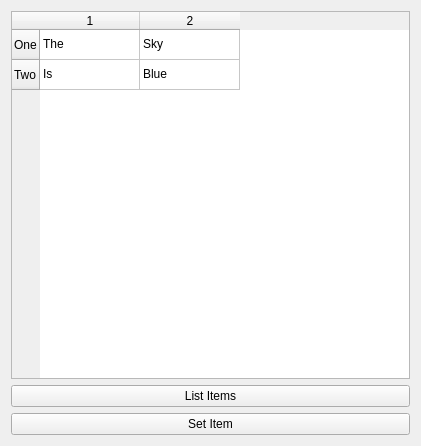
<?xml version="1.0" encoding="UTF-8"?>
<ui version="4.0">
 <class>Widget</class>
 <widget class="QWidget" name="Widget">
  <property name="geometry">
   <rect>
    <x>0</x>
    <y>0</y>
    <width>421</width>
    <height>446</height>
   </rect>
  </property>
  <property name="windowTitle">
   <string>Widget</string>
  </property>
  <layout class="QVBoxLayout" name="verticalLayout">
   <item>
    <widget class="QTableWidget" name="tableWidget">
     <row>
      <property name="text">
       <string>One</string>
      </property>
     </row>
     <row>
      <property name="text">
       <string>Two</string>
      </property>
     </row>
     <column/>
     <column/>
     <item row="0" column="0">
      <property name="text">
       <string>The</string>
      </property>
     </item>
     <item row="0" column="1">
      <property name="text">
       <string>Sky</string>
      </property>
     </item>
     <item row="1" column="0">
      <property name="text">
       <string>Is</string>
      </property>
     </item>
     <item row="1" column="1">
      <property name="text">
       <string>Blue</string>
      </property>
     </item>
    </widget>
   </item>
   <item>
    <widget class="QPushButton" name="listItemButton">
     <property name="text">
      <string>List Items</string>
     </property>
    </widget>
   </item>
   <item>
    <widget class="QPushButton" name="SetItemButton">
     <property name="text">
      <string>Set Item</string>
     </property>
    </widget>
   </item>
  </layout>
 </widget>
 <resources/>
 <connections/>
</ui>
